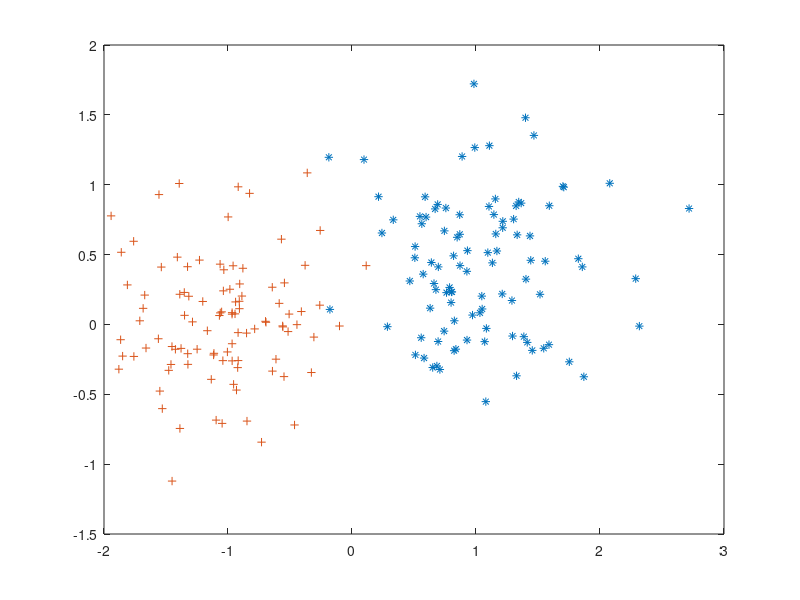

This chart was generated by the following MATLAB code:
global classA;
global classB;
global patterns;
global targets;

classA(1,:) = randn(1,100) .* 0.5 + 1.0;
classA(2,:) = randn(1,100) .* 0.5 + 0.5;
classB(1,:) = randn(1,100) .* 0.5 - 1.0;
classB(2,:) = randn(1,100) .* 0.5 + 0.0;

patterns = [classA, classB];
%disp(patterns);

targets = ones(1,length(patterns));
for i=length(classA)+1:length(patterns)
    targets(i) = -1;
end

permute = randperm(200);
patterns = patterns(:, permute);
targets = targets(:, permute);

plot(patterns(1, find(targets>0)), ...
     patterns(2, find(targets>0)), '*', ...
     patterns(1, find(targets<0)), ...
     patterns(2, find(targets<0)), '+');